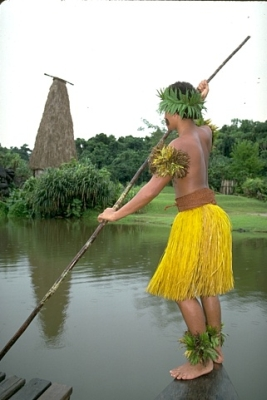
%> input picture watershed-superpixel/images/0001.jpg, 267 x 400 px
$ octave original_demo.m   (GNU Octave 9; MATLAB toolbox functions it lacks are replaced by stand-ins)
%> lines starting %> are read from the running program, lines starting %| are printed output that depends on the picture
%> the answer given: images/0001.jpg
%> further down, InputImg is the input picture: size 400x267x3 uint8; mean R, G, B 153, 156.2, 133.6
### watershed-superpixel/SCoWOverSegmentaion.m
function [ Label,OutputImg,RegionNum ] = SCoWOverSegmentaion( InputImg,RegionSize )
%> called with RegionSize = 60
%SCOWOVERSEGMENTAION Summary of this function goes here
%   Detailed explanation goes here

OutputImg=zeros(size(InputImg),'like',InputImg);
%> OutputImg: size 400x267x3 uint8; every value is 0

cform = makecform('srgb2lab'); % 转换到Lab颜色空间
LabImg = applycform(InputImg, cform);
%> LabImg: size 400x267x3 uint8; mean of channels 1, 2, 3 159.9, 124.3, 139.4
LabImg = im2double(LabImg);
%> LabImg: size 400x267x3 double; mean of channels 1, 2, 3 0.627, 0.488, 0.547

L = LabImg(:,:,1);
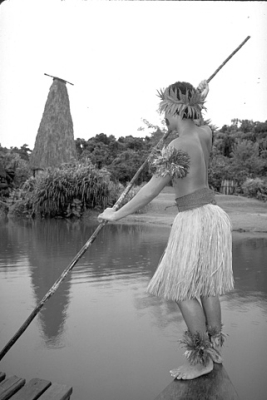
%> L: size 400x267 double; min 0.0118, max 1, mean 0.627
a= LabImg(:,:,2);
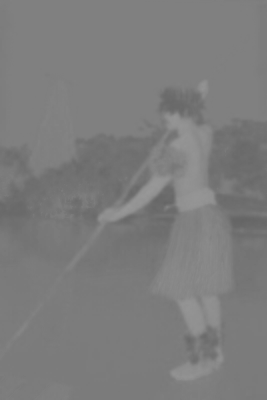
%> a: size 400x267 double; min 0.396, max 0.596, mean 0.488
b = LabImg(:,:,3);
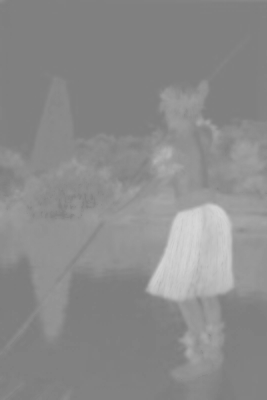
%> b: size 400x267 double; min 0.482, max 0.839, mean 0.547
st = clock;
%> the run ends on the next line
[boundary,Label] = SCoW(L,a,b,0.01,RegionSize); %最后一个参数改变区域大小
fprintf(' took %.5f second\n',etime(clock,st));
RegionNum=max(max(Label));
R=InputImg(:,:,1);
G=InputImg(:,:,2);
B=InputImg(:,:,3);
R(boundary>0)=255; %显示区域边界
G(boundary>0)=0;
B(boundary>0)=0;
OutputImg(:,:,1)=R;
OutputImg(:,:,2)=G;
OutputImg(:,:,3)=B;

imshow(OutputImg,[]);

end

### watershed-superpixel/original_demo.m
[filename,pathname]=uigetfile({'*.jpg'},'choose the picture');
str=[pathname, filename];
InputImg = imread(str);
[Label,OutputImg,RegionNum]=SCoWOverSegmentaion(InputImg,60);
